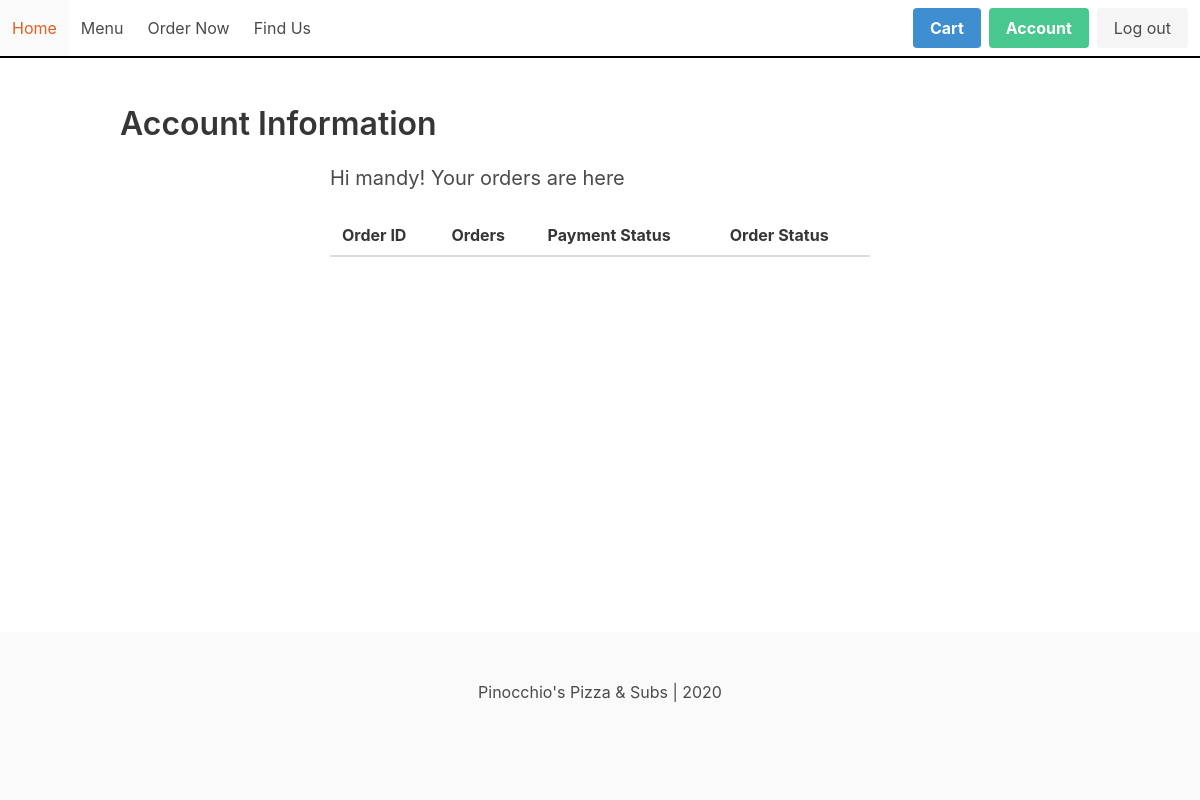
Before: /account (signed in) with the older database file.
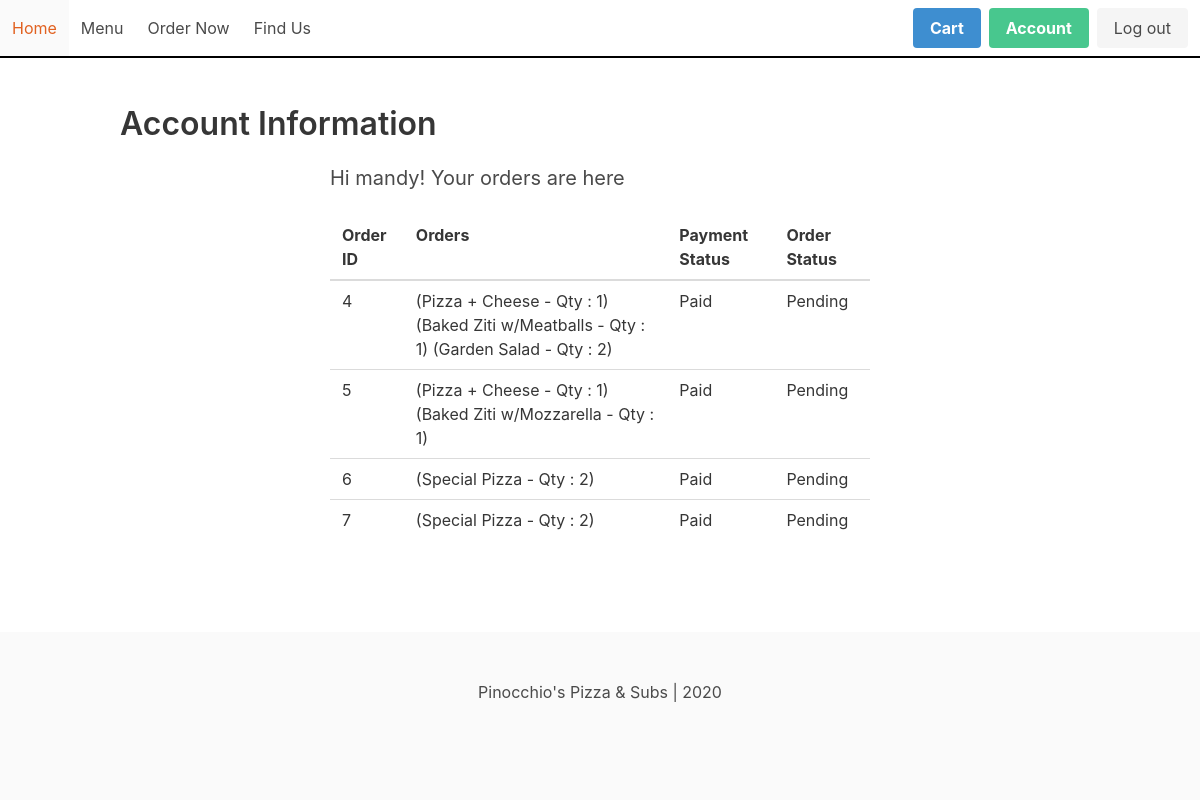
After: the same page with the newer database file.
### pizza/models.py (models this page shows)
class Order(models.Model):
    PAYMENT_STATUS = (
        ("Paid", "Paid"),
        ("Pending", "Pending")
    )
    ORDER_STATUS = (
        ("Pending", "Pending"),
        ("On Process", "On Process"),
        ("Complete","Complete")
    )
    order_id = models.AutoField(primary_key=True)
    customer = models.ForeignKey(User, on_delete=models.CASCADE, related_name="usernames")
    order = models.CharField(max_length=10000)
    payment_status = models.CharField(max_length=8, choices=PAYMENT_STATUS)
    order_status = models.CharField(max_length=10, choices=ORDER_STATUS)

### pizza/views.py (the view)
# urls.py: path("account", views.account_info, name='account-info'),
def account_info(request):
    if request.user.is_authenticated:
        context = {
            "username": request.user,
            "order": Order.objects.all(),
        }
        return render(request, 'pizza/account.html', context)
    else:
        return redirect('login')

### pizza/templates/pizza/account.html (shortened to what this page needs)
{% extends 'pizza/base.html' %}
{% block body %}
<section class="section">
    <div class="container">
        <h1 class="title">Account Information</h1>
    </div>
    <div class="columns is-centered">
        <div class="column is-half">
            <br>
            <h2 class="subtitle">Hi {{ username }}! Your orders are here</h2>
            <table class="table is-hoverable is-fullwidth">
                <thead>
                    <tr>
                        <th>Order ID</th>
                        <th>Orders</th>
                        <th>Payment Status</th>
                        <th>Order Status</th>
                    </tr>
                </thead>
                <tbody>
                    {% for item in order %}
                    <tr>
                        {% if item.customer == username %}
                            <td>{{ item.order_id }}</td>
                            <td>{{ item.order }}</td>
                            <td>{{ item.payment_status }}</td>
                            <td>{{ item.order_status }}</td>
                        {% endif %}
                    </tr>
                    {% endfor %}
                </tbody>
            </table>
        </div>
    </div>
</section>
{% endblock %}

Changed rows visible on the page:
added Order: order_id "4", order "(Pizza + Cheese - Qty : 1) (Baked Ziti w/Meatballs - Qty : 1) (Garden Salad - Qty : 2)", payment_status "Paid", order_status "Pending"
added Order: order_id "5", order "(Pizza + Cheese - Qty : 1) (Baked Ziti w/Mozzarella - Qty : 1)", payment_status "Paid", order_status "Pending"
added Order: order_id "6", order "(Special Pizza - Qty : 2)", payment_status "Paid", order_status "Pending"
added Order: order_id "7", order "(Special Pizza - Qty : 2)", payment_status "Paid", order_status "Pending"
